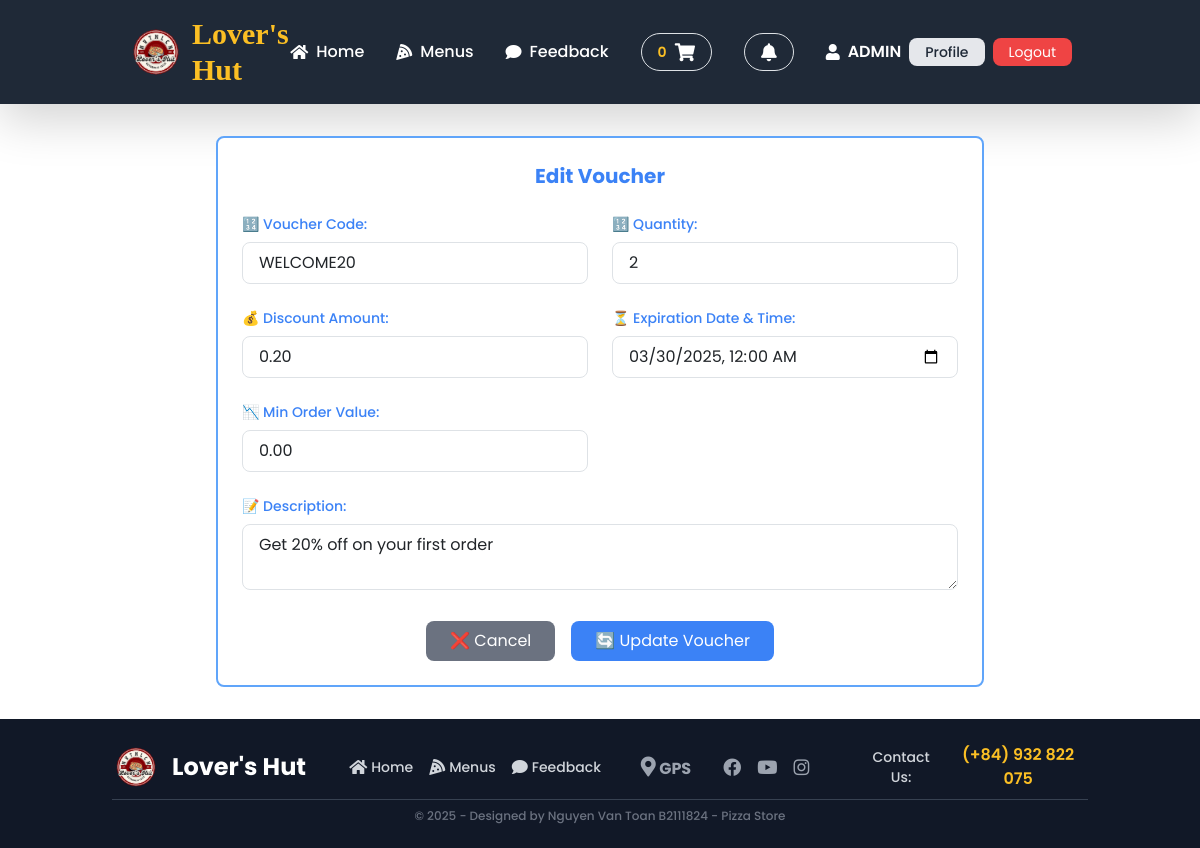
Page /admin/edit-voucher/id=1 (signed in) on the committed database.
### tables this page shows
CREATE TABLE `vouchers` (
  `id` int(11) NOT NULL,
  `code` varchar(50) NOT NULL,
  `description` text NOT NULL,
  `discount_amount` decimal(10,2) NOT NULL,
  `min_order_value` decimal(10,2) NOT NULL,
  `created_at` timestamp NOT NULL DEFAULT current_timestamp(),
  `expiration_date` datetime DEFAULT NULL,
  `status` enum('active','expired','used') DEFAULT 'active',
  `quantity` int(11) DEFAULT 0
);

### app/views/admin/edit-voucher.php (the view, shortened to what this page needs)
<?php
$id = $_GET['id'] ?? null;
$stmt = $conn->prepare("SELECT * FROM vouchers WHERE id = :id");
$stmt->execute([':id' => $id]);
$voucher = $stmt->fetch();
?>
<div class="flex justify-center mb-8 mt-8">
    <div class="w-full max-w-3xl rounded-lg border-2 border-blue-400 p-6 bg-white">
        <h2 class="text-xl font-bold mb-6 text-center text-blue-500">Edit Voucher</h2>
        <form method="POST" class="space-y-6">
            <div class="grid grid-cols-1 md:grid-cols-2 gap-6">
                <div>
                    <div class="mb-4">
                        <label class="block text-blue-500 text-sm font-medium mb-2">🔢 Voucher Code:</label>
                        <input type="text" name="code" value="<?= htmlspecialchars($voucher['code']) ?>" required
                            class="w-full border border-gray-200 rounded-lg py-2 px-3 focus:ring-2 focus:ring-blue-300">
                    </div>
                    <div class="mb-4">
                        <label class="block text-blue-500 text-sm font-medium mb-2">💰 Discount Amount:</label>
                        <input type="number" name="discount" value="<?= $voucher['discount_amount'] ?>" min="0" step="0.01" required
                            class="w-full border border-gray-200 rounded-lg py-2 px-3 focus:ring-2 focus:ring-blue-300">
                    </div>
                    <div class="">
                        <label class="block text-blue-500 text-sm font-medium mb-2">📉 Min Order Value:</label>
                        <input type="number" name="min_order_value" value="<?= $voucher['min_order_value'] ?>" min="0" step="0.01"
                            class="w-full border border-gray-200 rounded-lg py-2 px-3 focus:ring-2 focus:ring-blue-300">
                    </div>
                </div>
                <div>
                    <div class="mb-4">
                        <label class="block text-blue-500 text-sm font-medium mb-2">🔢 Quantity:</label>
                        <input type="number" name="quantity" value="<?= $voucher['quantity'] ?>" min="1" required
                            class="w-full border border-gray-200 rounded-lg py-2 px-3 focus:ring-2 focus:ring-blue-300">
                    </div>
                    <div class="mb-4">
                        <label class="block text-blue-500 text-sm font-medium mb-2">⏳ Expiration Date & Time:</label>
                        <input type="datetime-local" name="expiration" value="<?= $voucher['expiration_date'] ?>" required
                            class="w-full border border-gray-200 rounded-lg py-2 px-3 focus:ring-2 focus:ring-blue-300">
                    </div>
                </div>
            </div>
            <div class="mb-4">
                <label class="block text-blue-500 text-sm font-medium mb-2">📝 Description:</label>
                <textarea name="description" class="w-full border border-gray-200 rounded-lg py-2 px-3 focus:ring-2 focus:ring-blue-300"><?= htmlspecialchars($voucher['description']) ?></textarea>
            </div>
            <div class="flex justify-center space-x-4">
                <button type="button" class="bg-gray-500 text-white px-4 py-2 rounded-lg hover:bg-gray-600 transition-all duration-200" onclick="window.location.href='/admin'">
                    ❌ Cancel
                </button>
                <button type="submit" class="bg-blue-500 text-white px-4 py-2 rounded-lg hover:bg-blue-600 transition-all duration-200">
                    🔄 Update Voucher
                </button>
            </div>
        </form>
    </div>
</div>

### app/views/includes/header.php (style rules this page uses)
body { background-size: cover; font-family: 'Poppins', sans-serif; }

### rows in the picture
vouchers: code "WELCOME20", discount "0.20", min_order_value "0.00", quantity "2", expiration "03/30/2025 00:00", description "Get 20% off on your first order"

### other values in the picture
$cartItemCount "0"
$_SESSION['user_name'] "ADMIN"
$data['label'] "Home"
$data['label'] "Menus"
$data['label'] "Feedback"
